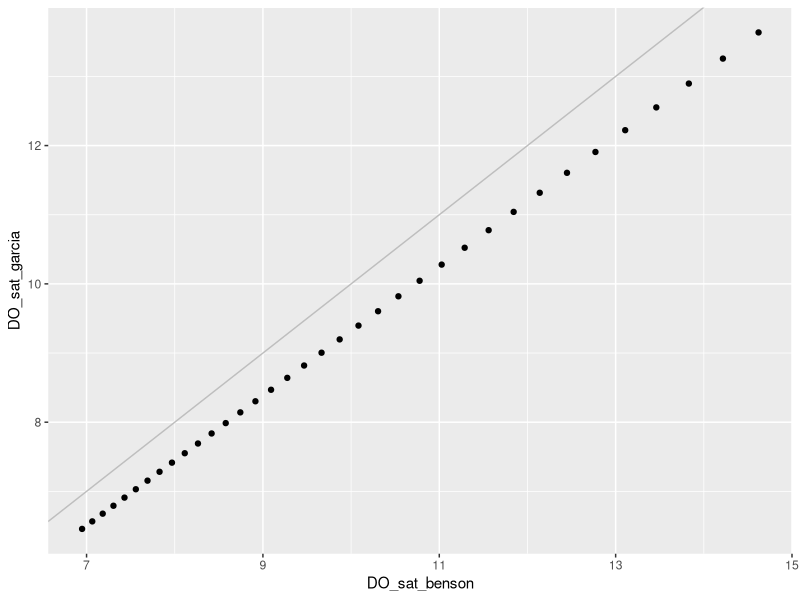

The R source for this figure:
# ==============================================================================
#
# Test difference in DO saturation equation we used in calibration (Benson and Krauss) 
# and the one stream metabolizer uses (Garcia and Gordon). 

# Test range in temp 0-35 degrees C. SSS Avg DO = 8.6. SSS Avg BP = 945.2 (709.1 mmHg).
#
# Status: In progress. 
# ==============================================================================
#
# Author: Brieanne Forbes
# 30 January 2024
#
# ==============================================================================

library(tidyverse)

# ============================ create test data frame ==========================

a0<-2.00907
a1<-3.22014
a2<-4.0501
a3<-4.94457
a4<- -0.256847
a5<- 3.88767

data <- tibble(DO = 8.6,
               Temp = 0:35,
               BP = 709.1) %>%
  mutate(Temp_K = Temp + 273.15, 
         DO_sat_benson = (exp(-139.34411 + (1.575701 * 1e5 / Temp_K) - (6.642308 * 1e7 / (Temp_K ^ 2)) +(1.2438 * 1e10 / (Temp_K ^ 3)) - (8.621949 * 1e11 / (Temp_K ^ 4)))),
         DO_sat_perc_benson = (DO / (exp(-139.34411 + (1.575701 * 1e5 / Temp_K) - (6.642308 * 1e7 / (Temp_K ^ 2)) +(1.2438 * 1e10 / (Temp_K ^ 3)) - (8.621949 * 1e11 / (Temp_K ^ 4))))) * 100,
         tstd = log((298.15-Temp) / (273.15 + Temp)),
         u = 10^(8.10765-(1750.286/(235+Temp))),
         DO_sat_garcia = (exp(a0 + a1*tstd + a2*tstd^2 + a3*tstd^3 + a4*tstd^4+a5*tstd^5))*((BP-u)/(760-u))*1.42905,
         DO_sat_perc_garcia = 100 * (DO / DO_sat_garcia))

plot <- ggplot(data = data, aes(x = DO_sat_benson, y = DO_sat_garcia)) +
  geom_point()+
  geom_abline(slope=1, intercept = 0, color = 'grey')
